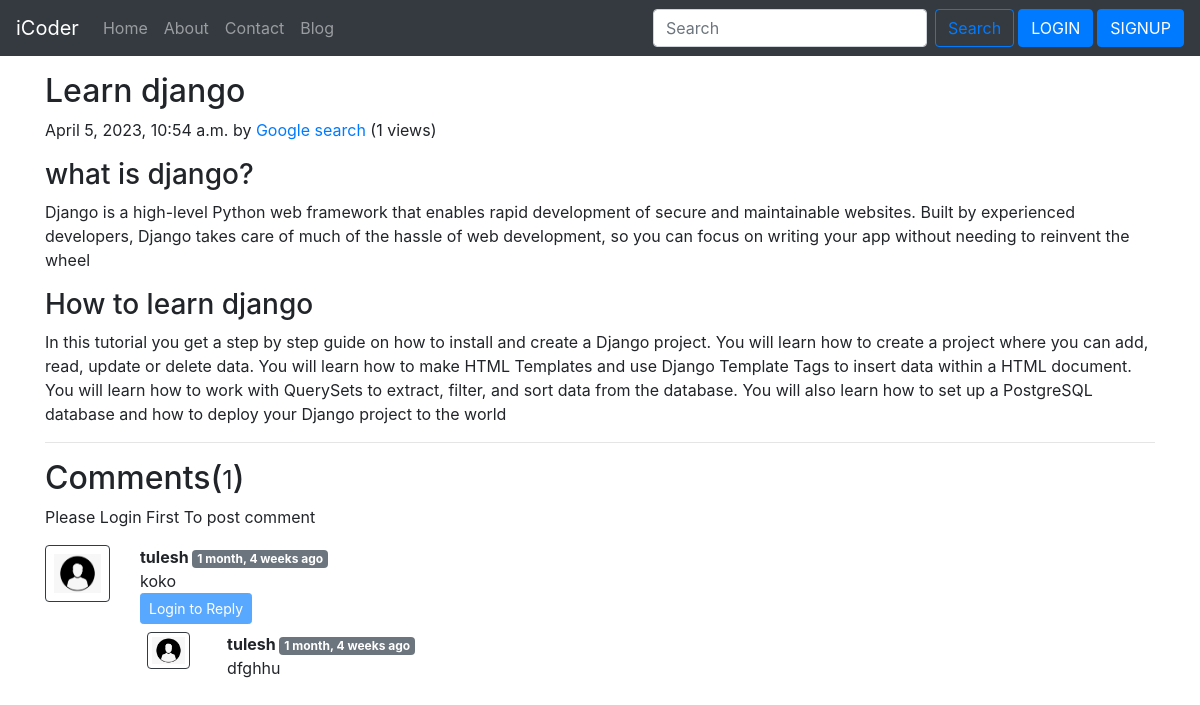
Page /blog/Django_exercise on the committed database.
### blog/models.py (models this page shows, shortened)
class Post(models.Model):
    sno = models.AutoField(primary_key=True)
    title = models.CharField(max_length=200)
    content = models.TextField()
    author = models.CharField(max_length=300)
    views = models.IntegerField(default=0)
    slug = models.CharField(max_length=130)
    timeStamp = models.DateTimeField(blank=True)

class BlogComment(models.Model):
    sno = models.AutoField(primary_key=True)
    comment = models.TextField()
    user = models.ForeignKey(User, on_delete=models.CASCADE)
    post = models.ForeignKey(Post,on_delete=models.CASCADE)
    parent = models.ForeignKey('self',on_delete=models.CASCADE,null=True)
    timestamp = models.DateTimeField(default=now)

### blog/views.py (the view)
# urls.py: path('<str:slug>', views.blogpost, name='blogpost'),
def blogpost(request, slug):
    post = Post.objects.filter(slug=slug).first()
    post.views = post.views + 1
    post.save()
    comments = BlogComment.objects.filter(post=post,parent=None)
    replies = BlogComment.objects.filter(post=post).exclude(parent=None)
    replyDict = {}
    for reply in replies:
        if reply.parent.sno not in replyDict.keys():
            replyDict[reply.parent.sno] = [reply]
        else:
            replyDict[reply.parent.sno].append(reply)
    context = {'post':post ,'comments':comments,'user':request.user,'replyDict':replyDict}
    return render(request,'blog/blogPost.html',context)

### blog/templatetags/extras.py (called while the page is built)
@register.filter(name='get_val')
def get_val(dict,key):
    return dict.get(key)

### templates/blog/blogPost.html (shortened to what this page needs)
{% extends 'base.html' %}
{% block body %}
{% load humanize %}
{% load extras %}
<div class="container my-3">
    <h2 class="blog-post-title">{{post.title}}</h2>
    <p class="blog-post-meta">{{post.timeStamp}} by <a href="/about">{{post.author}}</a>
    (<span>{{post.views}} views</span>)</p>
    <p>{{post.content|safe}}</p>
    <hr>
</div>
<div class="container">
    <h2>Comments(<small>{{comments.count}}</small>)</h2>
    <div class="my-2">
    {% if user.is_authenticated %}
    <form action="/blog/postComment" method="post">{% csrf_token %}
        <div class="form-group">
            <label for="exampleInputEmail1"> Post Comment</label>
            <input type="text" class="form-control" name="comment" placeholder="Enter comment here">
        </div>
        <input type="hidden" name="postSno" value="{{post.sno}}">
        <input type="hidden" name="parentSno" value="">
        <button type="submit" class="btn btn-primary">Submit</button>
    </form>
    {% else %}
    <p>Please Login First To post comment</p>
    {% endif %}
    </div>
    {% for comment in comments %}
    <div class="row my-3">
        <div class="col-md-1">
            <img class="rounded mx-auto d-block w-100 p-2 border border-dark " src="/static/img/img.png" alt="user">
        </div>
        <div class="col-md-11">
            <b>{{comment.user.username}} </b><span class="badge badge-secondary">{{comment.timestamp|naturaltime}}</span>
            <div>{{comment.comment}}</div>
            <div class="reply mx-0 ">
                {% if user.is_authenticated %}
                    <button class="btn btn-primary btn btn-sm" type="button" data-toggle="collapse" data-target="#replyBox{{comment.sno}}" aria-expanded="false" aria-controls="replyBox{{comment.sno}}">
                      Reply
                    </button>
                  <div class="collapse" id="replyBox{{comment.sno}}">
                    <div class="card card-body my-2">
                        <form action="/blog/postComment" method="post">{% csrf_token %}
                            <div class="form-group">
                                <label for="comment"> Post a reply</label>
                                <input type="text" class="form-control" name="comment" placeholder="Enter comment here">
                                <input type="hidden" name="parentSno" value="{{comment.sno}}">
                            </div>
                            <input type="hidden" name="postSno" value="{{post.sno}}">
                            <button type="submit" class="btn btn-primary">Submit</button>
                        </form>
                    </div>
                  </div>
                  {% else %}
                  <button class="btn btn-primary btn btn-sm" type="button" data-toggle="collapse" data-target="#replyBox{{comment.sno}}" aria-expanded="false" aria-controls="replyBox{{comment.sno}}" disabled>
                    Login to Reply
                  </button>
                  {% endif %}
                  <div class="replies my-2">
                    {% for reply in  replyDict|get_val:comment.sno %}
                    <div class="row">
                        <div class="col-md-1">
                            <img class="rounded mx-auto d-block w-75 p-1  border border-dark " src="/static/img/img.png" alt="user">
                        </div>
                        <div class="col-md-11">
                            <b>{{reply.user.username}} </b><span class="badge badge-secondary">{{reply.timestamp|naturaltime}}</span>
                            <div>{{reply.comment}}</div><br>
                        </div>
                    </div>
                    {% endfor %}
                  </div>
            </div>
        </div>
    </div>
    {% endfor %}
</div>
{% endblock body %}

### templates/base.html (shortened to what this page needs)
<!DOCTYPE html>
<html lang="en">
<head>
    <link rel="stylesheet" href="https://cdn.jsdelivr.net/npm/bootstrap@4.4.1/dist/css/bootstrap.min.css">
</head>
<body>
    <nav class="navbar navbar-expand-lg navbar-dark bg-dark">
        <a class="navbar-brand" href="/">iCoder</a>
        <div class="collapse navbar-collapse" id="navbarSupportedContent">
          <ul class="navbar-nav mr-auto">
            <li class="nav-item {% block homeactive %} {% endblock homeactive %}">
              <a class="nav-link" href="/">Home <span class="sr-only">(current)</span></a>
            </li>
            <li class="nav-item {% block aboutactive %} {% endblock aboutactive %}">
              <a class="nav-link" href="/about">About</a>
            </li>
            <li class="nav-item {% block contactactive %} {% endblock contactactive %}">
              <a class="nav-link" href="/contact">Contact</a>
            </li>
            <li class="nav-item {% block blogactive %} {% endblock blogactive %}">
              <a class="nav-link" href="/blog">Blog</a>
            </li>
          </ul>
          <form method="get" action="/search" class="form-inline my-2 my-lg-0">
            <input class="form-control mr-sm-2" type="search" placeholder="Search" aria-label="Search" name="query" id="query">
            <button class="btn btn-outline-primary my-2 my-sm-0" type="submit">Search</button>
         </form>
        {% if user.is_authenticated %}
        <ul class="navbar-nav mr-2">
          <li class="nav-item dropdown">
            <a class="nav-link dropdown-toggle" href="#" id="navbarDropdown" role="button" data-toggle="dropdown" aria-haspopup="true" aria-expanded="false">
              Welcome:- {{request.user}}
            </a>
            <div class="dropdown-menu" aria-labelledby="navbarDropdown">
              <a class="dropdown-item" href="/logout">Logout</a>
            </div>
          </li>
        </ul>
        {% else %}
          <button type="button" class="btn btn-primary mx-1" data-toggle="modal" data-target="#loginModal">LOGIN</button>
          <button type="button" class="btn btn-primary " data-toggle="modal" data-target="#signupModal">SIGNUP</button>
        {% endif %}
        </div>
      </nav>
{% block body %}
{% endblock body %}
</body>
</html>

### rows in the picture
Post: title "Learn django", timeStamp "April 5, 2023, 10:54 a.m.", author "Google search", views "1", content "what is django? Django is a high-level Python web framework that enables rapid development of secure and maintainable websites. Built by experienced developers, Django takes care of much of the hassle of web development, so you can focus on writing your app without needing to reinvent the wheel How to learn django In this tutorial you get a step by step guide on how to install and create a Django project. You will learn how to create a project where you can add, read, update or delete data. You will learn how to make HTML Templates and use Django Template Tags to insert data within a HTML document. You will learn how to work with QuerySets to extract, filter, and sort data from the…"
BlogComment: user.username "tulesh", timestamp "1 month, 4 weeks ago", comment "koko"
BlogComment: user.username "tulesh", timestamp "1 month, 4 weeks ago", comment "dfghhu"

### other values in the picture
{{ comments.count }} "1"
